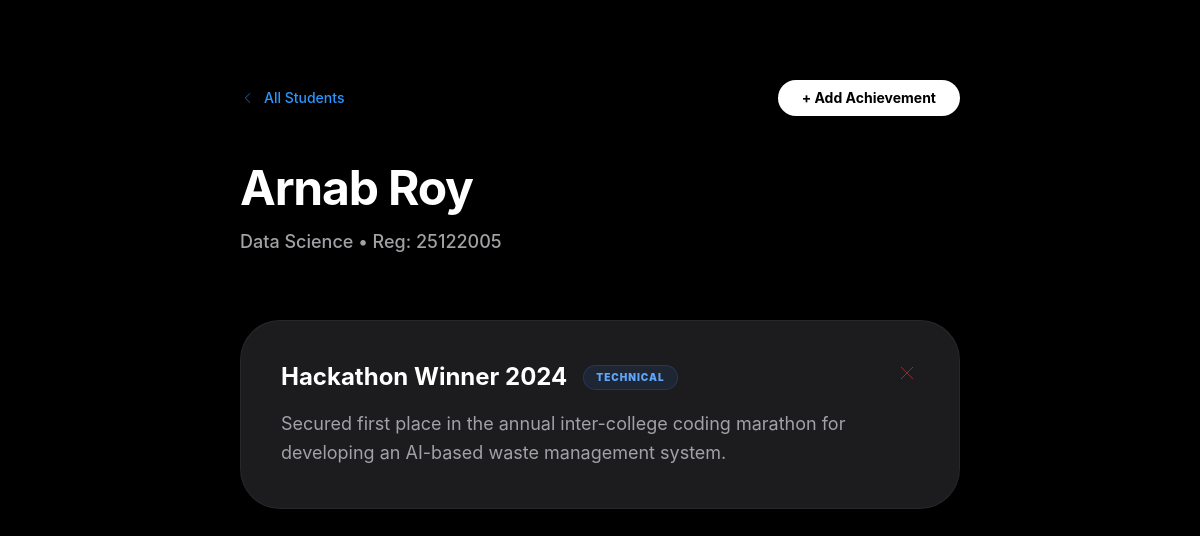
The page /student/2/ (signed in) on the database its author committed.
### sms_app/models.py (models this page shows, shortened)
class Student(models.Model):
    name = models.CharField(max_length=200)
    email = models.EmailField()
    register_number = models.CharField(max_length=20, unique=True)
    course = models.CharField(max_length=100)
    batch = models.CharField(max_length=50)
    department = models.CharField(max_length=100)
    status = models.CharField(max_length=10, choices=[('Active', 'Active'), ('Inactive', 'Inactive')])
    created_at = models.DateTimeField(auto_now_add=True)

class Achievement(models.Model):
    student = models.ForeignKey(Student, on_delete=models.CASCADE)
    category = models.ForeignKey(Category, on_delete=models.CASCADE)
    title = models.CharField(max_length=200)
    description = models.TextField()
    date = models.DateField()
    status = models.CharField(max_length=10, choices=[('Approved', 'Approved'), ('Rejected', 'Rejected'), ('pending', 'pending')], default='pending')
    created_at = models.DateTimeField(auto_now_add=True)

class Category(models.Model):
    name = models.CharField(max_length=100)
    description = models.TextField()
    created_at = models.DateTimeField(auto_now_add=True)

### sms_app/views.py (the view)
# urls.py: path('student/<int:pk>/', views.student_detail, name='student_detail'),
@login_required
def student_detail(request, pk):
    student = get_object_or_404(Student, pk=pk)
    achievements = Achievement.objects.filter(student=student)
    categories = Category.objects.all() # Needed for the "Add Achievement" dropdown
    return render(request, 'student_detail.html', {
        'student': student,
        'achievements': achievements,
        'categories': categories
    })

### sms_app/templates/student_detail.html (shortened to what this page needs)
<!DOCTYPE html>
<html lang="en">
<head>
    <script src="https://cdn.tailwindcss.com"></script>
</head>
<body class="text-[#f5f5f7] antialiased">
    <div class="max-w-3xl mx-auto px-6 py-20">
        <div class="flex justify-between items-center mb-12">
            <a href="{% url 'student_list' %}" class="text-[#2997ff] hover:text-white transition-colors flex items-center text-sm font-medium">
                <svg class="w-4 h-4 mr-2" fill="none" stroke="currentColor" viewBox="0 0 24 24"><path d="M15 19l-7-7 7-7"/></svg>
                All Students
            </a>
            <button onclick="toggleModal()" class="px-6 py-2 bg-white text-black text-sm font-bold rounded-full hover:bg-gray-200 transition">
                + Add Achievement
            </button>
        </div>
        <div class="mb-16">
            <h1 class="text-5xl font-bold tracking-tight mb-4 text-white">{{ student.name }}</h1>
            <p class="text-[#a1a1a6] font-medium text-lg">{{ student.department }} • Reg: {{ student.register_number }}</p>
        </div>
        <div class="space-y-8">
            {% for ach in achievements %}
            <div class="bg-[#1c1c1e] p-10 rounded-[2.5rem] shadow-xl border border-white/5 flex justify-between items-start group">
                <div class="flex-1">
                    <div class="flex items-center space-x-4 mb-4">
                        <h3 class="text-2xl font-bold text-white">{{ ach.title }}</h3>
                        <span class="px-3 py-1 rounded-full text-[10px] font-black uppercase tracking-widest bg-blue-500/10 text-blue-400 border border-blue-500/20">
                            {{ ach.category.name }}
                        </span>
                    </div>
                    <p class="text-[#a1a1a6] leading-relaxed text-lg">{{ ach.description }}</p>
                </div>
                <a href="{% url 'delete_achievement' ach.pk %}" onclick="return confirm('Remove this achievement?')" class="text-red-500/50 hover:text-red-500 transition-colors ml-6">
                    <svg class="w-6 h-6" fill="none" stroke="currentColor" viewBox="0 0 24 24"><path d="M6 18L18 6M6 6l12 12"/></svg>
                </a>
            </div>
            {% empty %}
            <div class="bg-[#1c1c1e] p-16 rounded-[2.5rem] text-center border border-dashed border-white/10">
                <p class="text-[#a1a1a6] text-lg">No achievements recorded yet.</p>
            </div>
            {% endfor %}
        </div>
    </div>
</body>
</html>

### sms_app/templates/student_detail.html (style rules this page uses)
body { font-family: -apple-system, BlinkMacSystemFont, "SF Pro Display", sans-serif; opacity: 0; transition: opacity 0.6s cubic-bezier(0.4, 0, 0.2, 1); background-color: #000000; }
body.page-loaded { opacity: 1; }

### rows shown on the page
Student: name "Arnab Roy", department "Data Science", register_number "25122005"
Achievement: title "Hackathon Winner 2024", category.name "TECHNICAL", description "Secured first place in the annual inter-college coding marathon for developing an AI-based waste management system."
